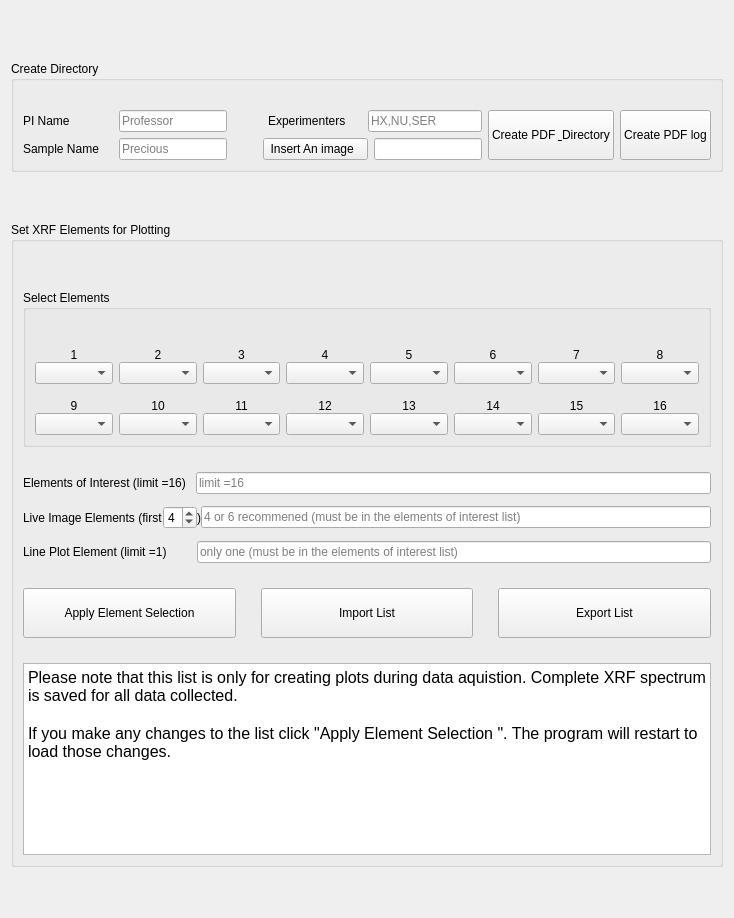
      <widget class="QWidget" name="tab_4">
       <attribute name="title">
        <string>User Setup</string>
       </attribute>
       <layout class="QGridLayout" name="gridLayout_43">
        <item row="0" column="0">
         <layout class="QGridLayout" name="gridLayout_42">
          <property name="topMargin">
           <number>50</number>
          </property>
          <property name="verticalSpacing">
           <number>50</number>
          </property>
          <item row="0" column="0">
           <widget class="QGroupBox" name="groupBox_5">
            <property name="title">
             <string>Create Directory</string>
            </property>
            <layout class="QGridLayout" name="gridLayout_34">
             <item row="1" column="1">
              <layout class="QHBoxLayout" name="horizontalLayout_2">
               <property name="leftMargin">
                <number>20</number>
               </property>
               <item>
                <widget class="QLabel" name="label_12">
                 <property name="text">
                  <string>Experimenters     </string>
                 </property>
                </widget>
               </item>
               <item>
                <widget class="QLineEdit" name="le_experimenters">
                 <property name="placeholderText">
                  <string>HX,NU,SER</string>
                 </property>
                </widget>
               </item>
              </layout>
             </item>
             <item row="1" column="0">
              <layout class="QHBoxLayout" name="horizontalLayout_3">
               <property name="rightMargin">
                <number>15</number>
               </property>
               <item>
                <widget class="QLabel" name="label_11">
                 <property name="text">
                  <string>PI Name             </string>
                 </property>
                </widget>
               </item>
               <item>
                <widget class="QLineEdit" name="le_username">
                 <property name="toolTip">
                  <string/>
                 </property>
                 <property name="placeholderText">
                  <string>Professor</string>
                 </property>
                </widget>
               </item>
              </layout>
             </item>
             <item row="2" column="1">
              <layout class="QGridLayout" name="gridLayout_33">
               <property name="leftMargin">
                <number>15</number>
               </property>
               <item row="0" column="0">
                <widget class="QPushButton" name="pb_insert_user_image">
                 <property name="sizePolicy">
                  <sizepolicy hsizetype="Preferred" vsizetype="Preferred">
                   <horstretch>0</horstretch>
                   <verstretch>0</verstretch>
                  </sizepolicy>
                 </property>
                 <property name="text">
                  <string> Insert An image   </string>
                 </property>
                </widget>
               </item>
               <item row="0" column="1">
                <widget class="QLineEdit" name="le_image_path"/>
               </item>
              </layout>
             </item>
             <item row="1" column="3" rowspan="2">
              <widget class="QPushButton" name="pb_create_user">
               <property name="sizePolicy">
                <sizepolicy hsizetype="Preferred" vsizetype="Preferred">
                 <horstretch>0</horstretch>
                 <verstretch>0</verstretch>
                </sizepolicy>
               </property>
               <property name="text">
                <string>                                          
Create PDF &amp; Directory
                                </string>
               </property>
              </widget>
             </item>
             <item row="2" column="0">
              <layout class="QHBoxLayout" name="horizontalLayout">
               <property name="rightMargin">
                <number>15</number>
               </property>
               <item>
                <widget class="QLabel" name="label_13">
                 <property name="text">
                  <string>Sample Name    </string>
                 </property>
                </widget>
               </item>
               <item>
                <widget class="QLineEdit" name="le_sample_name">
                 <property name="placeholderText">
                  <string>Precious</string>
                 </property>
                </widget>
               </item>
              </layout>
             </item>
             <item row="0" column="0">
              <widget class="QLabel" name="label_15">
               <property name="text">
                <string/>
               </property>
              </widget>
             </item>
             <item row="1" column="4" rowspan="2">
              <widget class="QPushButton" name="pushButton_7">
               <property name="sizePolicy">
                <sizepolicy hsizetype="Minimum" vsizetype="Preferred">
                 <horstretch>0</horstretch>
                 <verstretch>0</verstretch>
                </sizepolicy>
               </property>
               <property name="text">
                <string>
Create PDF log
</string>
               </property>
              </widget>
             </item>
            </layout>
           </widget>
          </item>
          <item row="1" column="0">
           <widget class="QGroupBox" name="groupBox_7">
            <property name="title">
             <string>Set XRF Elements for Plotting</string>
            </property>
            <layout class="QGridLayout" name="gridLayout_40">
             <property name="verticalSpacing">
              <number>25</number>
             </property>
             <item row="4" column="0">
              <layout class="QHBoxLayout" name="horizontalLayout_4">
               <property name="spacing">
                <number>25</number>
               </property>
               <item>
                <widget class="QPushButton" name="pb_update_xrf_elems">
                 <property name="sizePolicy">
                  <sizepolicy hsizetype="Preferred" vsizetype="Fixed">
                   <horstretch>0</horstretch>
                   <verstretch>0</verstretch>
                  </sizepolicy>
                 </property>
                 <property name="toolTip">
                  <string>Click to update changes to the data collection. This will reload the program</string>
                 </property>
                 <property name="text">
                  <string>
Apply Element Selection                   
                                          </string>
                 </property>
                </widget>
               </item>
               <item>
                <widget class="QPushButton" name="pb_import_xrf_elem_list">
                 <property name="text">
                  <string>
Import List
</string>
                 </property>
                </widget>
               </item>
               <item>
                <widget class="QPushButton" name="pb_export_xrf_elem_list">
                 <property name="text">
                  <string>
Export List
</string>
                 </property>
                </widget>
               </item>
              </layout>
             </item>
             <item row="3" column="0">
              <layout class="QGridLayout" name="gridLayout_38">
               <property name="verticalSpacing">
                <number>12</number>
               </property>
               <item row="0" column="0">
                <layout class="QGridLayout" name="gridLayout_35">
                 <item row="0" column="1">
                  <widget class="QLineEdit" name="le_roi_elems">
                   <property name="placeholderText">
                    <string>limit =16</string>
                   </property>
                  </widget>
                 </item>
                 <item row="0" column="0">
                  <widget class="QLabel" name="label_16">
                   <property name="text">
                    <string>Elements of Interest (limit =16)   </string>
                   </property>
                  </widget>
                 </item>
                </layout>
               </item>
               <item row="1" column="0">
                <layout class="QGridLayout" name="gridLayout_36">
                 <item row="0" column="0">
                  <widget class="QLabel" name="label_19">
                   <property name="text">
                    <string>Live Image Elements (first</string>
                   </property>
                  </widget>
                 </item>
                 <item row="0" column="1">
                  <widget class="QSpinBox" name="sb_live_elem_num">
                   <property name="sizePolicy">
                    <sizepolicy hsizetype="Preferred" vsizetype="Preferred">
                     <horstretch>0</horstretch>
                     <verstretch>0</verstretch>
                    </sizepolicy>
                   </property>
                   <property name="minimum">
                    <number>2</number>
                   </property>
                   <property name="maximum">
                    <number>8</number>
                   </property>
                   <property name="singleStep">
                    <number>2</number>
                   </property>
                   <property name="value">
                    <number>4</number>
                   </property>
                  </widget>
                 </item>
                 <item row="0" column="3">
                  <widget class="QLineEdit" name="le_live_elems">
                   <property name="placeholderText">
                    <string>4 or 6 recommened (must be in the elements of interest list)</string>
                   </property>
                  </widget>
                 </item>
                 <item row="0" column="2">
                  <widget class="QLabel" name="label_25">
                   <property name="text">
                    <string>)</string>
                   </property>
                  </widget>
                 </item>
                </layout>
               </item>
               <item row="2" column="0">
                <layout class="QGridLayout" name="gridLayout_37">
                 <item row="0" column="1">
                  <widget class="QLineEdit" name="le_line_elem">
                   <property name="placeholderText">
                    <string>only one (must be in the elements of interest list)</string>
                   </property>
                  </widget>
                 </item>
                 <item row="0" column="0">
                  <widget class="QLabel" name="label_20">
                   <property name="text">
                    <string>Line Plot Element (limit =1)         </string>
                   </property>
                  </widget>
                 </item>
                </layout>
               </item>
              </layout>
             </item>
             <item row="2" column="0">
              <widget class="QGroupBox" name="xrf_elem_cb_widget">
               <property name="sizePolicy">
                <sizepolicy hsizetype="Preferred" vsizetype="Fixed">
                 <horstretch>0</horstretch>
                 <verstretch>0</verstretch>
                </sizepolicy>
               </property>
               <property name="title">
                <string>Select Elements</string>
               </property>
               <layout class="QGridLayout" name="gridLayout_41">
                <property name="verticalSpacing">
                 <number>15</number>
                </property>
                <item row="0" column="1">
                 <widget class="QLabel" name="label_22">
                  <property name="text">
                   <string/>
                  </property>
                 </widget>
                </item>
                <item row="1" column="0">
                 <layout class="QVBoxLayout" name="verticalLayout_22">
                  <item>
                   <widget class="QLabel" name="label_23">
                    <property name="text">
                     <string>1</string>
                    </property>
                    <property name="alignment">
                     <set>Qt::AlignCenter</set>
                    </property>
                   </widget>
                  </item>
                  <item>
                   <widget class="QComboBox" name="cb_elem_1"/>
                  </item>
                 </layout>
                </item>
                <item row="1" column="1">
                 <layout class="QVBoxLayout" name="verticalLayout_23">
                  <item>
                   <widget class="QLabel" name="label_24">
                    <property name="text">
                     <string>2</string>
                    </property>
                    <property name="alignment">
                     <set>Qt::AlignCenter</set>
                    </property>
                   </widget>
                  </item>
                  <item>
                   <widget class="QComboBox" name="cb_elem_2"/>
                  </item>
                 </layout>
                </item>
                <item row="1" column="2">
                 <layout class="QVBoxLayout" name="verticalLayout">
                  <item>
                   <widget class="QLabel" name="label_38">
                    <property name="text">
                     <string>3</string>
                    </property>
                    <property name="alignment">
                     <set>Qt::AlignCenter</set>
                    </property>
                   </widget>
                  </item>
                  <item>
                   <widget class="QComboBox" name="cb_elem_3"/>
                  </item>
                 </layout>
                </item>
                <item row="1" column="3">
                 <layout class="QVBoxLayout" name="verticalLayout_3">
                  <item>
                   <widget class="QLabel" name="label_33">
                    <property name="text">
                     <string>4</string>
                    </property>
                    <property name="alignment">
                     <set>Qt::AlignCenter</set>
                    </property>
                   </widget>
                  </item>
                  <item>
                   <widget class="QComboBox" name="cb_elem_4"/>
                  </item>
                 </layout>
                </item>
                <item row="1" column="4">
                 <layout class="QVBoxLayout" name="verticalLayout_4">
                  <item>
                   <widget class="QLabel" name="label_35">
                    <property name="text">
                     <string>5</string>
                    </property>
                    <property name="alignment">
                     <set>Qt::AlignCenter</set>
                    </property>
                   </widget>
                  </item>
                  <item>
                   <widget class="QComboBox" name="cb_elem_5"/>
                  </item>
                 </layout>
                </item>
                <item row="1" column="5">
                 <layout class="QVBoxLayout" name="verticalLayout_10">
                  <item>
                   <widget class="QLabel" name="label_30">
                    <property name="text">
                     <string>6</string>
                    </property>
                    <property name="alignment">
                     <set>Qt::AlignCenter</set>
                    </property>
                   </widget>
                  </item>
                  <item>
                   <widget class="QComboBox" name="cb_elem_6"/>
                  </item>
                 </layout>
                </item>
                <item row="1" column="6">
                 <layout class="QVBoxLayout" name="verticalLayout_12">
                  <item>
                   <widget class="QLabel" name="label_36">
                    <property name="text">
                     <string>7</string>
                    </property>
                    <property name="alignment">
                     <set>Qt::AlignCenter</set>
                    </property>
                   </widget>
                  </item>
                  <item>
                   <widget class="QComboBox" name="cb_elem_7"/>
                  </item>
                 </layout>
                </item>
                <item row="1" column="7">
                 <layout class="QVBoxLayout" name="verticalLayout_13">
                  <item>
                   <widget class="QLabel" name="label_31">
                    <property name="text">
                     <string>8</string>
                    </property>
                    <property name="alignment">
                     <set>Qt::AlignCenter</set>
                    </property>
                   </widget>
                  </item>
                  <item>
                   <widget class="QComboBox" name="cb_elem_8"/>
                  </item>
                 </layout>
                </item>
                <item row="2" column="0">
                 <layout class="QVBoxLayout" name="verticalLayout_14">
                  <item>
                   <widget class="QLabel" name="label_37">
                    <property name="text">
                     <string>9</string>
                    </property>
                    <property name="alignment">
                     <set>Qt::AlignCenter</set>
                    </property>
                   </widget>
                  </item>
                  <item>
                   <widget class="QComboBox" name="cb_elem_9"/>
                  </item>
                 </layout>
                </item>
                <item row="2" column="1">
                 <layout class="QVBoxLayout" name="verticalLayout_15">
                  <item>
                   <widget class="QLabel" name="label_34">
                    <property name="text">
                     <string>10</string>
                    </property>
                    <property name="alignment">
                     <set>Qt::AlignCenter</set>
                    </property>
                   </widget>
                  </item>
                  <item>
                   <widget class="QComboBox" name="cb_elem_10"/>
                  </item>
                 </layout>
                </item>
                <item row="2" column="2">
                 <layout class="QVBoxLayout" name="verticalLayout_16">
                  <item>
                   <widget class="QLabel" name="label_29">
                    <property name="text">
                     <string>11</string>
                    </property>
                    <property name="alignment">
                     <set>Qt::AlignCenter</set>
                    </property>
                   </widget>
                  </item>
                  <item>
                   <widget class="QComboBox" name="cb_elem_11"/>
                  </item>
                 </layout>
                </item>
                <item row="2" column="3">
                 <layout class="QVBoxLayout" name="verticalLayout_18">
                  <item>
                   <widget class="QLabel" name="label_28">
                    <property name="text">
                     <string>12</string>
                    </property>
                    <property name="alignment">
                     <set>Qt::AlignCenter</set>
                    </property>
                   </widget>
                  </item>
                  <item>
                   <widget class="QComboBox" name="cb_elem_12"/>
                  </item>
                 </layout>
                </item>
                <item row="2" column="4">
                 <layout class="QVBoxLayout" name="verticalLayout_17">
                  <item>
                   <widget class="QLabel" name="label_26">
                    <property name="text">
                     <string>13</string>
                    </property>
                    <property name="alignment">
                     <set>Qt::AlignCenter</set>
                    </property>
                   </widget>
                  </item>
                  <item>
                   <widget class="QComboBox" name="cb_elem_13"/>
                  </item>
                 </layout>
                </item>
                <item row="2" column="5">
                 <layout class="QVBoxLayout" name="verticalLayout_19">
                  <item>
                   <widget class="QLabel" name="label_39">
                    <property name="text">
                     <string>14</string>
                    </property>
                    <property name="alignment">
                     <set>Qt::AlignCenter</set>
                    </property>
                   </widget>
                  </item>
                  <item>
                   <widget class="QComboBox" name="cb_elem_14"/>
                  </item>
                 </layout>
                </item>
                <item row="2" column="6">
                 <layout class="QVBoxLayout" name="verticalLayout_20">
                  <item>
                   <widget class="QLabel" name="label_40">
                    <property name="text">
                     <string>15</string>
                    </property>
                    <property name="alignment">
                     <set>Qt::AlignCenter</set>
                    </property>
                   </widget>
                  </item>
                  <item>
                   <widget class="QComboBox" name="cb_elem_15"/>
                  </item>
                 </layout>
                </item>
                <item row="2" column="7">
                 <layout class="QVBoxLayout" name="verticalLayout_21">
                  <item>
                   <widget class="QLabel" name="label_41">
                    <property name="text">
                     <string>16</string>
                    </property>
                    <property name="alignment">
                     <set>Qt::AlignCenter</set>
                    </property>
                   </widget>
                  </item>
                  <item>
                   <widget class="QComboBox" name="cb_elem_16"/>
                  </item>
                 </layout>
                </item>
               </layout>
              </widget>
             </item>
             <item row="0" column="0">
              <widget class="QLabel" name="label_21">
               <property name="text">
                <string/>
               </property>
              </widget>
             </item>
             <item row="5" column="0">
              <widget class="QTextEdit" name="textEdit_2">
               <property name="sizePolicy">
                <sizepolicy hsizetype="Expanding" vsizetype="Fixed">
                 <horstretch>0</horstretch>
                 <verstretch>0</verstretch>
                </sizepolicy>
               </property>
               <property name="styleSheet">
                <string notr="true"/>
               </property>
               <property name="readOnly">
                <bool>true</bool>
               </property>
               <property name="html">
                <string>&lt;!DOCTYPE HTML PUBLIC &quot;-//W3C//DTD HTML 4.0//EN&quot; &quot;http://www.w3.org/TR/REC-html40/strict.dtd&quot;&gt;
&lt;html&gt;&lt;head&gt;&lt;meta name=&quot;qrichtext&quot; content=&quot;1&quot; /&gt;&lt;style type=&quot;text/css&quot;&gt;
p, li { white-space: pre-wrap; }
&lt;/style&gt;&lt;/head&gt;&lt;body style=&quot; font-family:'Segoe UI'; font-size:12pt; font-weight:400; font-style:normal;&quot;&gt;
&lt;p style=&quot; margin-top:0px; margin-bottom:0px; margin-left:0px; margin-right:0px; -qt-block-indent:0; text-indent:0px;&quot;&gt;Please note that this list is only for creating plots during data aquistion. Complete XRF spectrum is saved for all data collected. &lt;/p&gt;
&lt;p style=&quot;-qt-paragraph-type:empty; margin-top:0px; margin-bottom:0px; margin-left:0px; margin-right:0px; -qt-block-indent:0; text-indent:0px;&quot;&gt;&lt;br /&gt;&lt;/p&gt;
&lt;p style=&quot; margin-top:0px; margin-bottom:0px; margin-left:0px; margin-right:0px; -qt-block-indent:0; text-indent:0px;&quot;&gt;If you make any changes to the list click &amp;quot;Apply Element Selection &amp;quot;. The program will restart to load those changes.&lt;/p&gt;&lt;/body&gt;&lt;/html&gt;</string>
               </property>
              </widget>
             </item>
            </layout>
           </widget>
          </item>
         </layout>
        </item>
        <item row="2" column="0">
         <spacer name="verticalSpacer">
          <property name="orientation">
           <enum>Qt::Vertical</enum>
          </property>
          <property name="sizeHint" stdset="0">
           <size>
            <width>20</width>
            <height>40</height>
           </size>
          </property>
         </spacer>
        </item>
       </layout>
      </widget>
